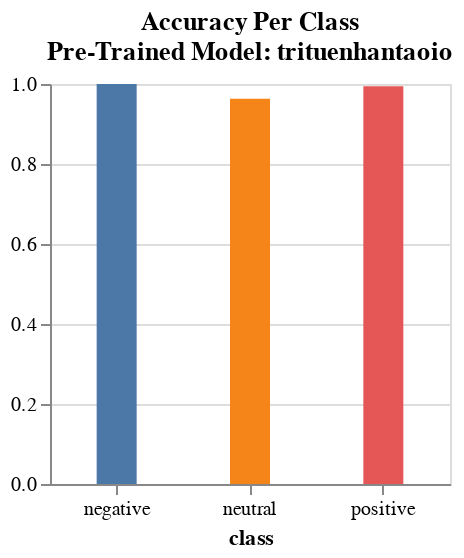

Here is the notebook cell this chart was saved with:
### Code cell
prediction_accuracy_graph

### Figure 1 — Vega-Lite specification as saved in the notebook (floating-point values rounded to 4 significant figures)
{"config": {"view": {"continuousWidth": 400, "continuousHeight": 300}}, "data": {"name": "data-ebe23b5f995778560385c890090726ff"}, "mark": {"type": "bar", "size": 20}, "encoding": {"color": {"field": "class", "legend": null, "type": "nominal"}, "tooltip": [{"field": "pre_trained_model", "type": "nominal"}, {"field": "class", "type": "nominal"}, {"field": "score", "type": "quantitative"}, {"field": "epoch", "type": "quantitative"}, {"field": "train_data_creator", "type": "nominal"}], "x": {"axis": {"labelAngle": 360}, "field": "class", "type": "nominal"}, "y": {"field": "score", "scale": {"domain": [0, 1]}, "title": "", "type": "quantitative"}}, "height": 200, "selection": {"selector002": {"type": "interval", "bind": "scales", "encodings": ["x", "y"]}}, "title": {"text": ["Accuracy Per Class", "Pre-Trained Model: trituenhantaoio"], "color": "black"}, "width": 200, "$schema": "https://vega.github.io/schema/vega-lite/v4.17.0.json", "datasets": {"data-ebe23b5f995778560385c890090726ff": [{"class": "negative", "score": 1.0, "pre_trained_model": "trituenhantaoio", "epoch": 10, "train_data_creator": "Yunhong He"}, {"class": "neutral", "score": 0.963, "pre_trained_model": "trituenhantaoio", "epoch": 10, "train_data_creator": "Yunhong He"}, {"class": "positive", "score": 0.9943, "pre_trained_model": "trituenhantaoio", "epoch": 10, "train_data_creator": "Yunhong He"}]}}
